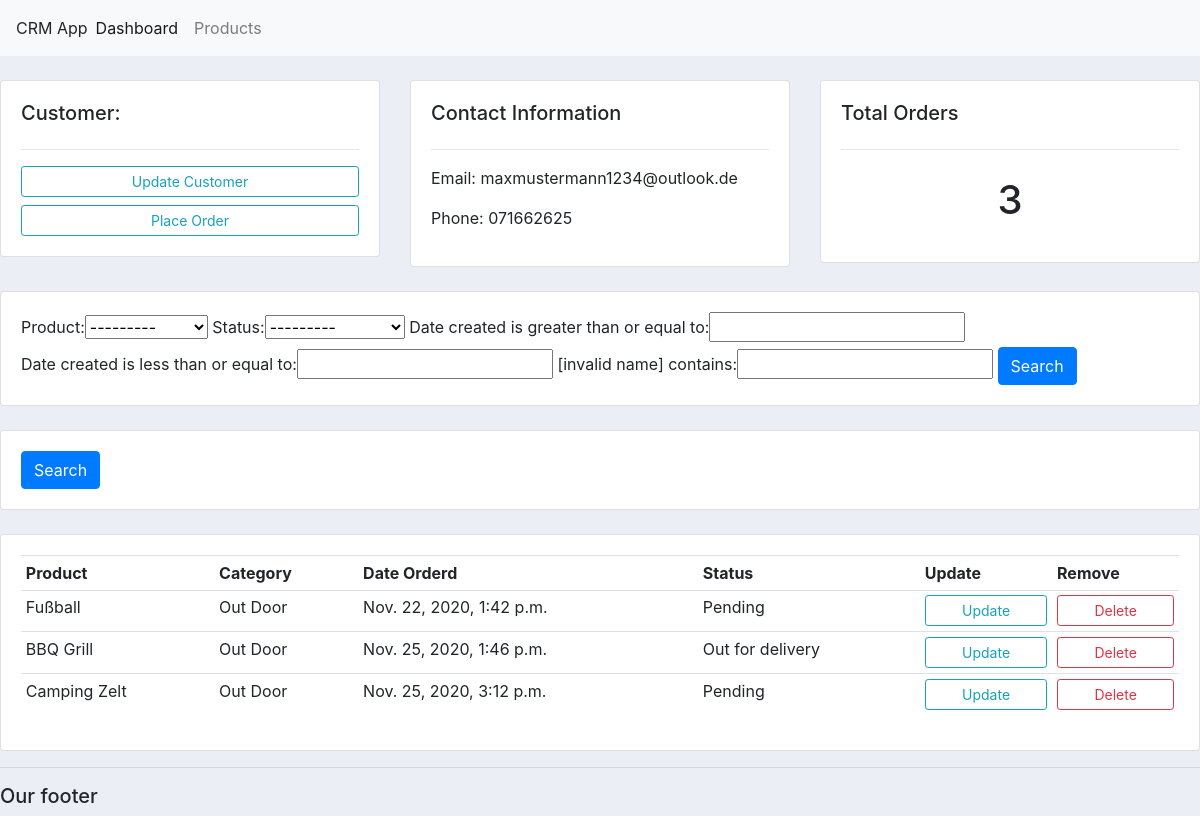
The app's page /customer/1/ with its own data.
### accounts/models.py (models this page shows, shortened)
class Customer(models.Model):
  name = models.CharField(max_length=200, null=True)
  phone = models.CharField(max_length=200, null=True)
  email = models.CharField(max_length=200, null=True)
  date_created = models.DateTimeField(auto_now_add=True, null=True)

class Order(models.Model):
  STATUS = (
      ('Pending', 'Pending'),
      ('Out for delivery', 'Out for delivery'),
      ('Delivered', 'Delivered'),
      )
  customer = models.ForeignKey(Customer, null=True, on_delete= models.SET_NULL)
  product = models.ForeignKey(Product, null=True, on_delete= models.SET_NULL)
  date_created = models.DateTimeField(auto_now_add=True, null=True)
  status = models.CharField(max_length=200, null=True, choices=STATUS)

class Product(models.Model):
  CATEGORY = (
      ('Indoor', 'Indoor'),
      ('Out Door', 'Out Door'),
      )
  name = models.CharField(max_length=200, null=True)
  price = models.FloatField(null=True)
  category = models.CharField(max_length=200, null=True, choices=CATEGORY)
  description = models.CharField(max_length=200, null=True, blank=True)
  date_created = models.DateTimeField(auto_now_add=True, null=True)
  tags = models.ManyToManyField(Tag)
  def __str__(self):
    return self.name

### accounts/views.py (the view)
# urls.py: path('customer/<str:pk_test>/', views.customer, name="customers"),
def customer(request, pk_test):
  customer = Customer.objects.get(id=pk_test)
  orders = customer.order_set.all()
  orders_count = orders.count()
  myFilter = OrderFilter(request.GET, queryset=orders)
  orders = myFilter.qs
  context = {'customer': customer, 'orders': orders, 'orders_count': orders_count, 'myFilter': myFilter}
  return render(request, 'accounts/customer.html', context)

### accounts/templates/accounts/customer.html
{% extends 'accounts/main.html' %}
{% block content %}
  <br>
<div class="row">
  <div class="col-md">
    <div class="card card-body">
      <h5>Customer:</h5>
      <hr>
      <a class="btn btn-outline-info  btn-sm btn-block" href="">Update Customer</a>
      <a class="btn btn-outline-info  btn-sm btn-block" href="{% url 'create_order' customer.id %}">Place Order</a>
    </div>
  </div>
  <div class="col-md">
    <div class="card card-body">
      <h5>Contact Information</h5>
      <hr>
      <p>Email: {{customer.email}} </p>
      <p>Phone: {{customer.phone}}</p>
    </div>
  </div>
  <div class="col-md">
    <div class="card card-body">
      <h5>Total Orders</h5>
      <hr>
      <h1 style="text-align: center;padding: 10px">{{orders_count}}</h1>
    </div>
  </div>
</div>
<br>
<div class="row">
  <div class="col-md">
    <div class="card card-body">
      <form action="get">
        {{myFilter.form}}
        <button class="btn btn-primary" type="submit">Search</button>
      </form>
   </div>
  </div>
</div>
<br>
<div class="row">
  <div class="col">
    <div class="card card-body">
      <form method="get">
        <button class="btn btn-primary" type="submit">Search</button>
      </form>
    </div>
  </div>
</div>
<br>
<div class="row">
  <div class="col-md">
    <div class="card card-body">
      <table class="table table-sm">
        <tr>
          <th>Product</th>
          <th>Category</th>
          <th>Date Orderd</th>
          <th>Status</th>
          <th>Update</th>
          <th>Remove</th>
        </tr>
        {% for order in orders %}
        <tr>
          <td>{{order.product}}</td>
          <td>{{order.product.category}}</td>
          <td>{{order.date_created}}</td>
          <td>{{order.status}}</td>
          <td><a class="btn btn-outline-info  btn-sm btn-block" href="">Update</a></td>
          <td><a class="btn btn-outline-danger  btn-sm btn-block" href="">Delete</a></td
        </tr>
        {% endfor %}
      </table>
    </div>
  </div>
</div>
{% endblock %}

### static/css/main.css (style rules this page uses)
body { background-color: #ebeff5; }

### records on screen
Customer: email "maxmustermann1234@outlook.de", phone "071662625"
Order: product "Fußball", product.category "Out Door", date_created "Nov. 22, 2020, 1:42 p.m.", status "Pending"
Order: product "BBQ Grill", product.category "Out Door", date_created "Nov. 25, 2020, 1:46 p.m.", status "Out for delivery"
Order: product "Camping Zelt", product.category "Out Door", date_created "Nov. 25, 2020, 3:12 p.m.", status "Pending"

### other values on screen
{{ orders_count }} "3"
